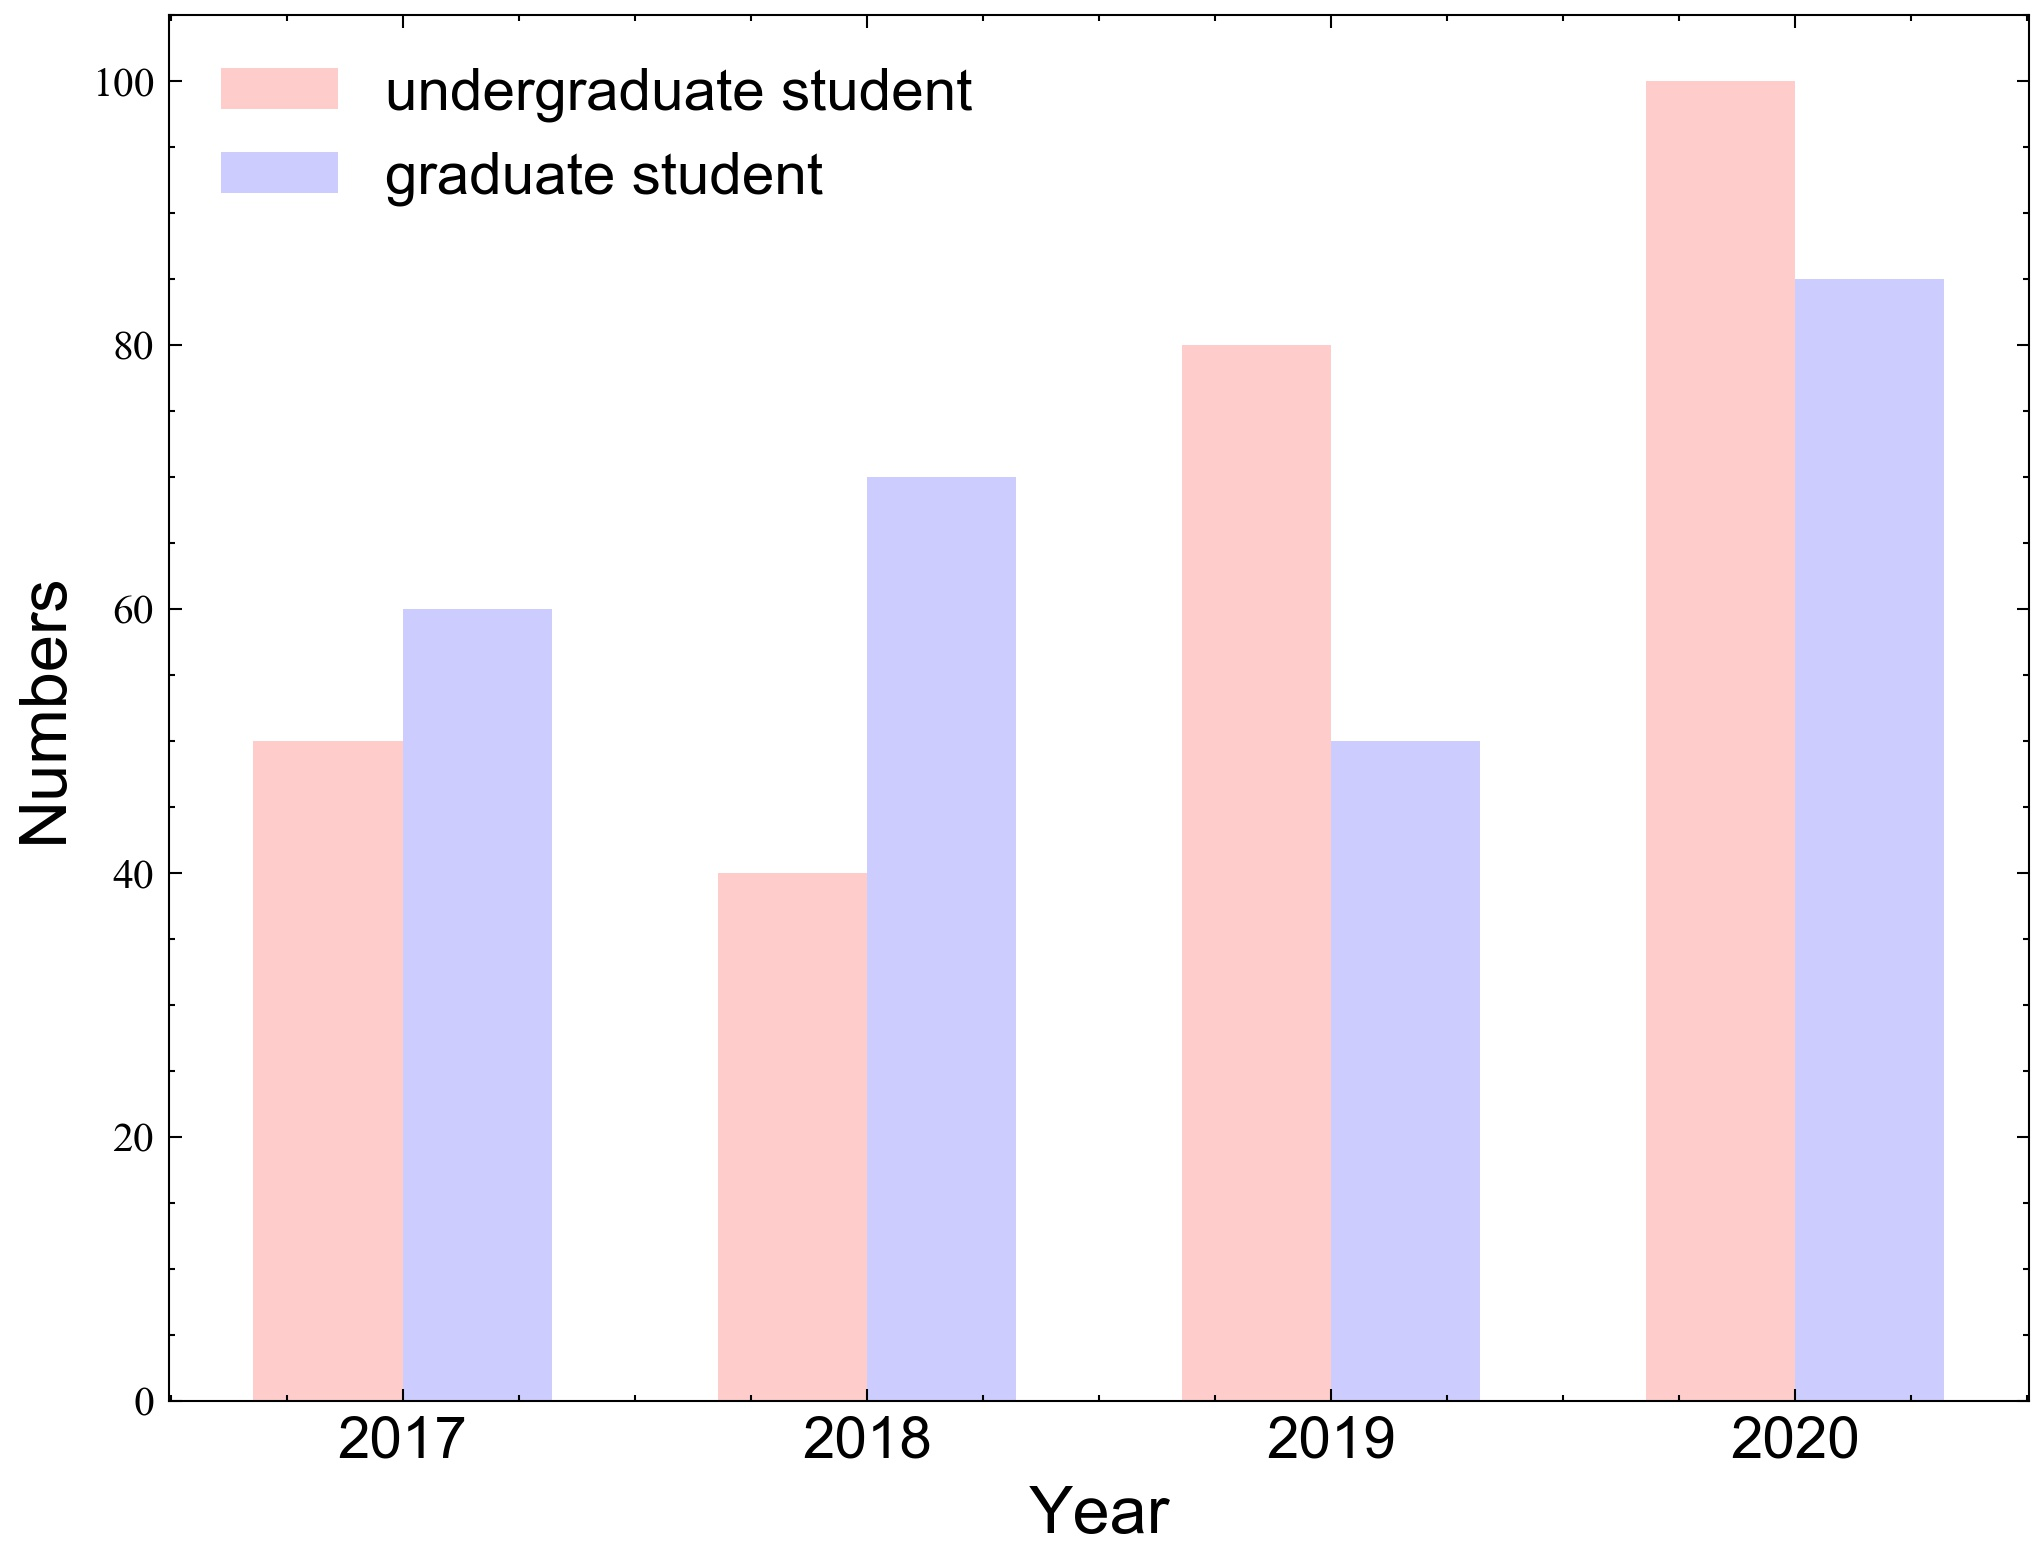

This chart was generated by the following Python code:
# -*- coding: utf-8 -*-

import numpy as np
import matplotlib.pyplot as plt
import matplotlib as mpl
mpl.use('Agg') #silent mode


#------------------ FONT_setup ----------------------
font = {'family' : 'arial', 
    'color'  : 'black',
    'weight' : 'normal',
    'size' : 16.0,
    }
plt.style.use(['science','no-latex', 'scatter'])
plt.rcParams['font.sans-serif']=[font['family']]    #Arial as the default font
plt.rcParams['axes.unicode_minus']=False   #show minus sign normally 

#------------------ Data Load ----------------------
content = np.loadtxt("bar.txt",comments=['#','@'],skiprows=1)

#------------------ Figure Setup ----------------------
fig, axes = plt.subplots(1,1)
x1 = content[:,0]
y1 = content[:,1]
y2 = content[:,2]
xlocation =  np.linspace(1, len(x1) * 0.6, len(x1))
#https://blog.csdn.net/sinat_38340111/article/details/81022904?utm_source=blogxgwz3
plt.bar(xlocation, y1, alpha=0.2, width=0.15, color='red', label='undergraduate student', lw=3)
plt.bar(xlocation+0.15, y2, alpha=0.2, width=0.15, color='blue', label='graduate student', lw=3)
plt.legend(loc='best', prop=dict(family=font['family'],size=font['size']-2))

#Label setup
axes.set_xlabel('Year',fontdict=font)
axes.set_ylabel('Numbers',fontdict=font)

#Ticket setup
labels = list(map(lambda x:'%d' %x,x1))
plt.xticks(xlocation+0.075,labels, fontsize=font['size']-2,fontname=font['family'] ,rotation = 0)  #x ticks
#plt.yticks(fontsize=font['size']-2,fontname=font['family'])

#Limit setup
#axes.set_ylim((0.1, y.max()*1.1)) # set y limits manually
#axes.set_xlim((0, 1)) # set y limits manually

#Figure size
fig = plt.gcf()
fig.set_size_inches(8, 6)
plt.savefig('bar.jpg',dpi= 300)